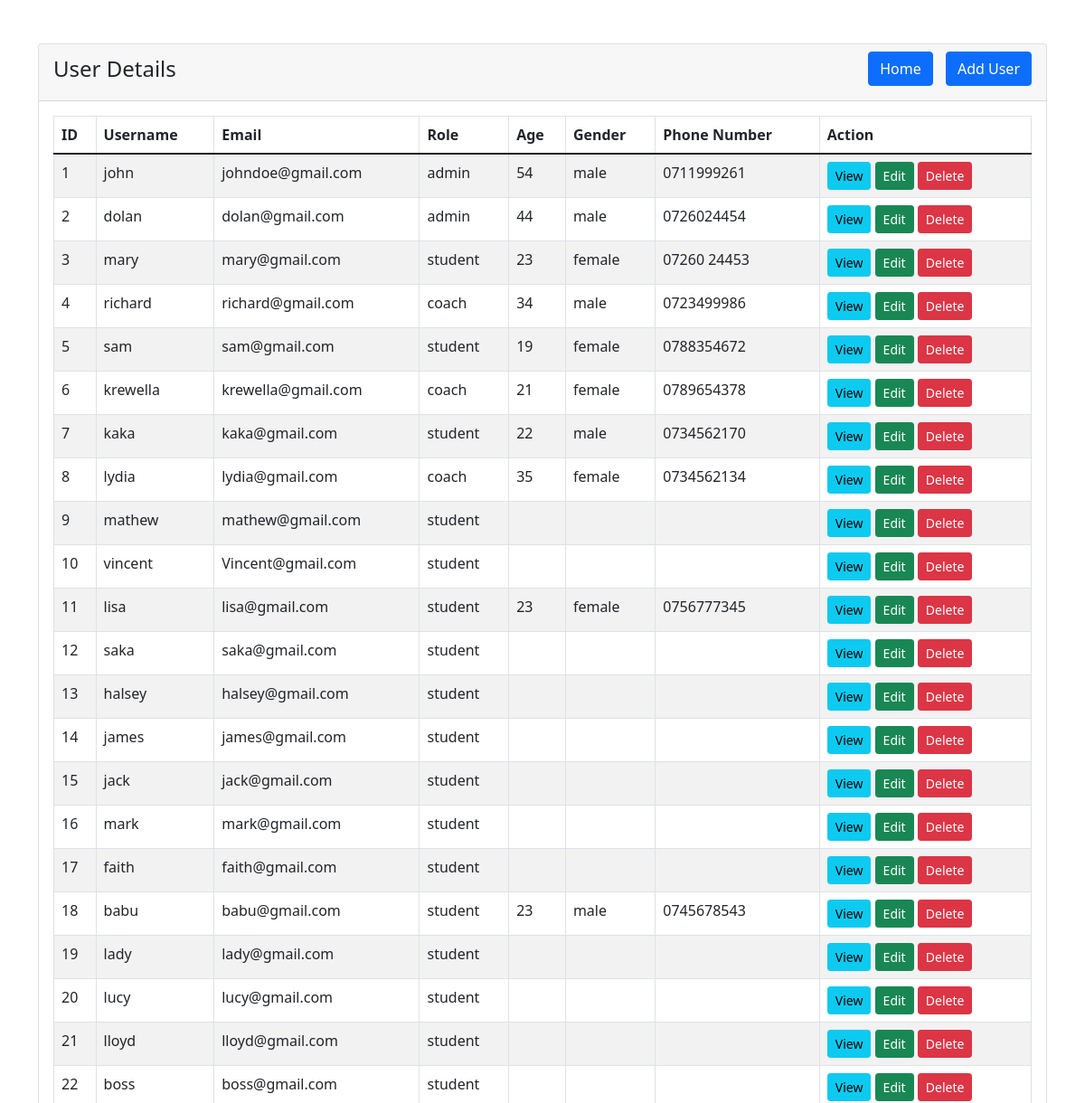
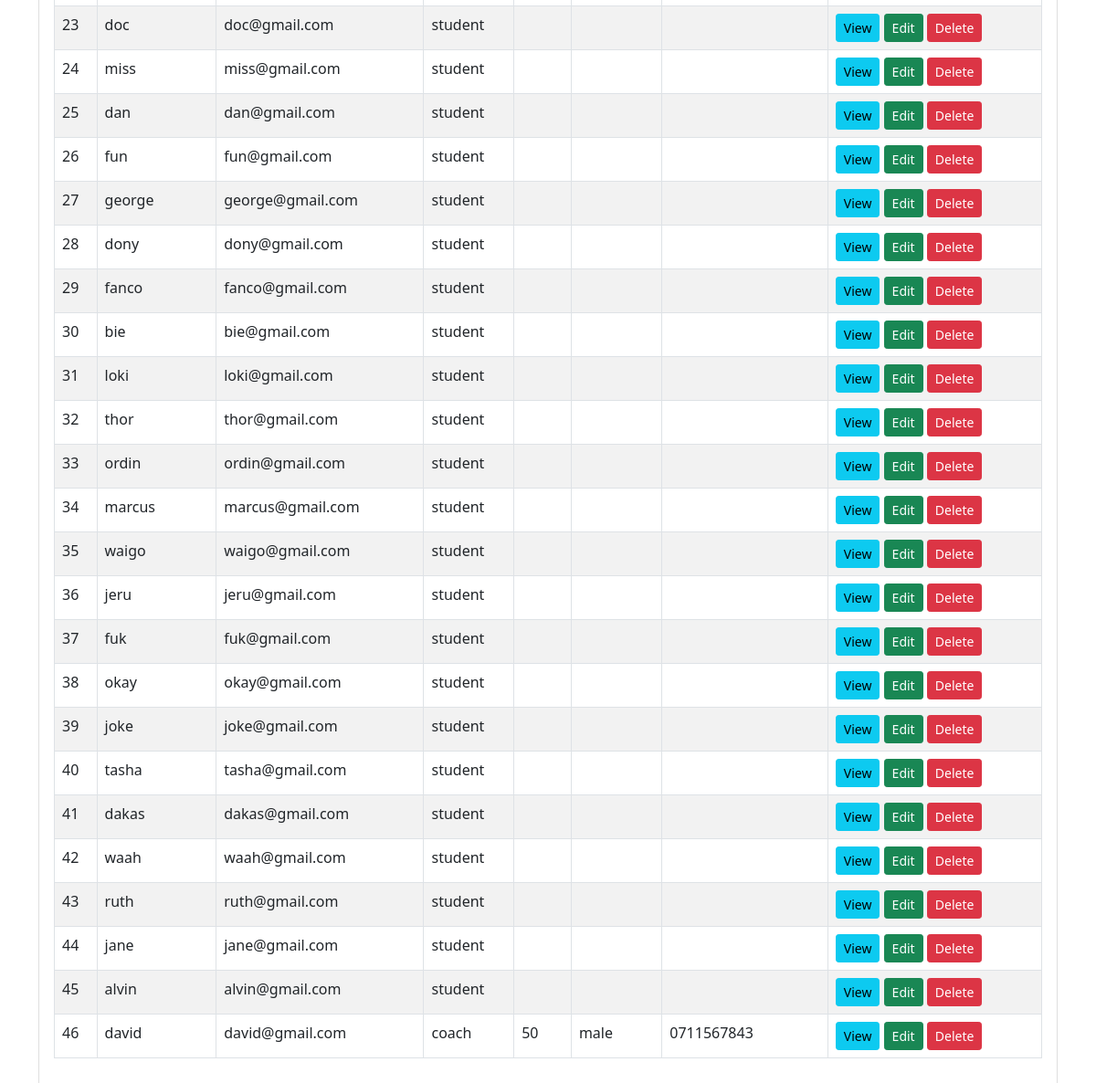
/admin/user_details.php, run on an earlier commit of the app's database (2 pictures, top to bottom).
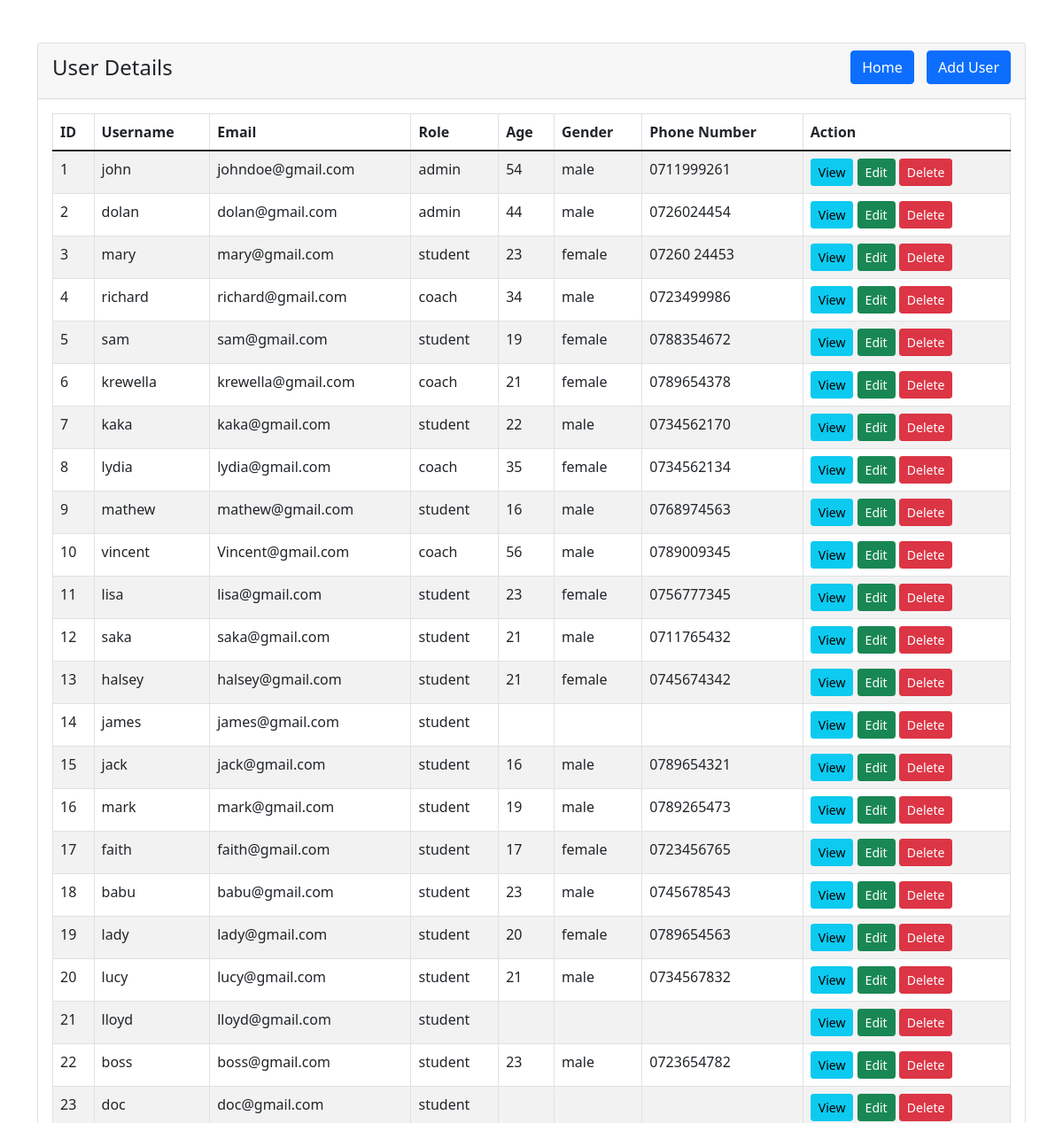
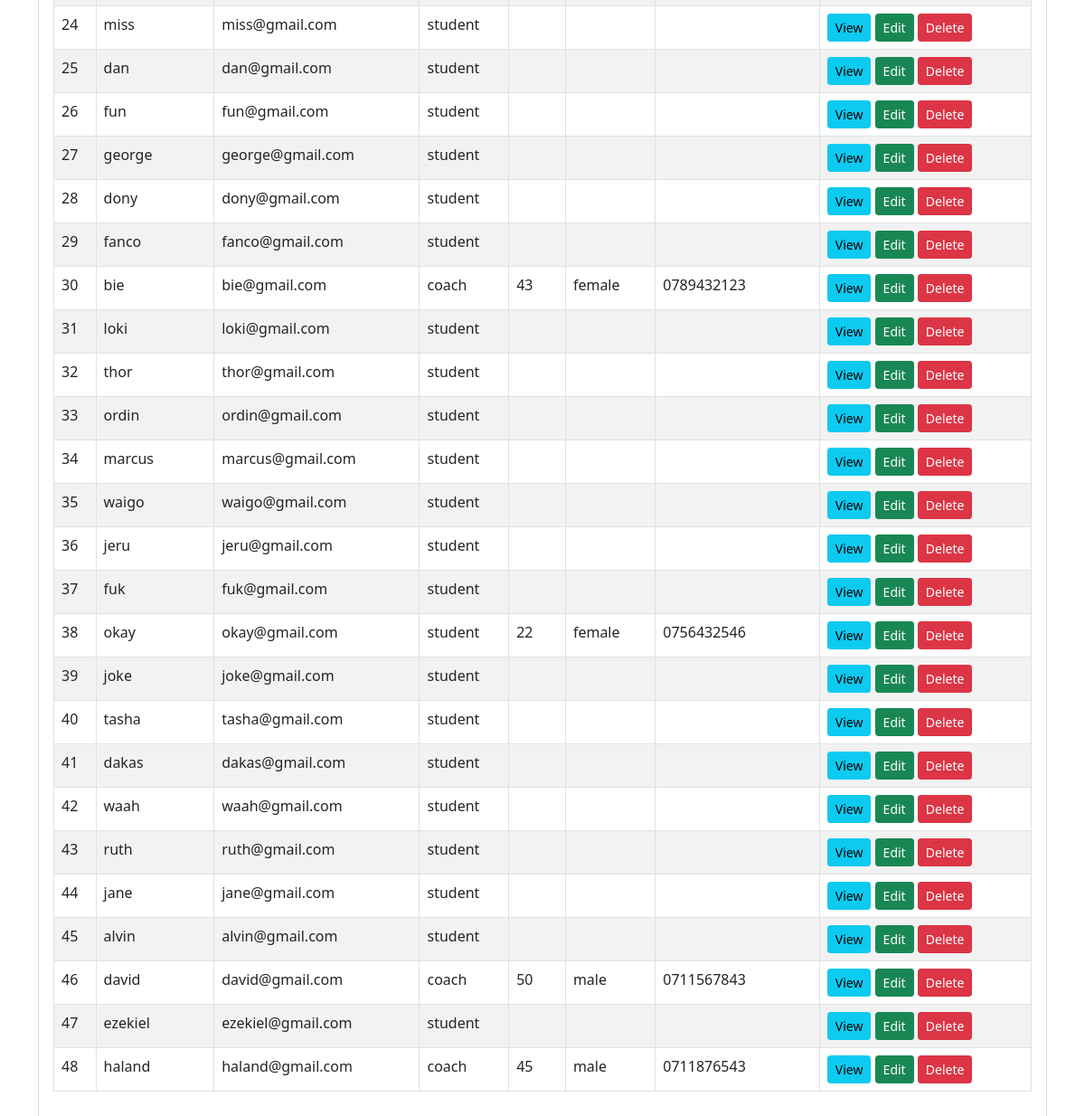
And on a later commit of the database (2 pictures, top to bottom).
### tables this page shows
CREATE TABLE `users` (
  `id` int(11) NOT NULL,
  `username` varchar(30) NOT NULL,
  `pwd` varchar(255) NOT NULL,
  `email` varchar(100) NOT NULL,
  `created_at` datetime NOT NULL DEFAULT curtime(),
  `role` varchar(50) NOT NULL DEFAULT 'student',
  `age` int(11) DEFAULT NULL,
  `gender` varchar(10) DEFAULT NULL,
  `phone_number` varchar(20) DEFAULT NULL
);

### admin/user_details.php (the view, shortened to what this page needs)
<?php
require '../includes/dbh.inc.php';
?>
<!doctype html>
<html lang="en">
<head>
    <link href="https://cdn.jsdelivr.net/npm/bootstrap@5.1.3/dist/css/bootstrap.min.css" rel="stylesheet">
</head>
<body>
<div class="container mt-5">
    <div class="row">
        <div class="col-md-12">
            <div class="card">
                <div class="card-header">
                <h4 class="d-flex justify-content-between align-items-center">
                <span>User Details</span>
            <div>
                <a href="dashboard.php" class="btn btn-primary me-2">Home</a>
                <a href="user_create.php" class="btn btn-primary">Add User</a>
        </div>
</h4>
                </div>
                <div class="card-body table-responsive">
                    <table class="table table-bordered table-striped">
                        <thead>
                        <tr>
                            <th>ID</th>
                            <th>Username</th>
                            <th>Email</th>
                            <th>Role</th>
                            <th>Age</th>
                            <th>Gender</th>
                            <th>Phone Number</th>
                            <th>Action</th>
                        </tr>
                        </thead>
                        <tbody>
                        <?php
                        $query = "SELECT * FROM users";
                        $query_run = mysqli_query($con, $query);
                        if (mysqli_num_rows($query_run) > 0) {
                            foreach ($query_run as $user) {
                                ?>
                                <tr>
                                    <td><?= $user['id']; ?></td>
                                    <td><?= $user['username']; ?></td>
                                    <td><?= $user['email']; ?></td>
                                    <td><?= $user['role']; ?></td>
                                    <td><?= $user['age']; ?></td>
                                    <td><?= $user['gender']; ?></td>
                                    <td><?= $user['phone_number']; ?></td>
                                    <td>
                                        <a href="user_view.php?id=<?= $user['id']; ?>" class="btn btn-info btn-sm">View</a>
                                        <a href="user_edit.php?id=<?= $user['id']; ?>" class="btn btn-success btn-sm">Edit</a>
                                        <form action="user_details.php" method="POST" class="d-inline">
                                            <button type="submit" class="btn btn-danger btn-sm">Delete</button>
                                        </form>
                                    </td>
                                </tr>
                                <?php
                            }
                        } else {
                            echo "<h5>No Record Found!</h5>";
                        }
                        ?>
                        </tbody>
                    </table>
                </div>
            </div>
        </div>
    </div>
</div>
</body>
</html>

What changed in the data, as far as the page shows it:
changed users "mathew": age (not shown) → "16"; gender (not shown) → "male"; phone_number (not shown) → "0768974563"
changed users "vincent": role "student" → "coach"; age (not shown) → "56"; gender (not shown) → "male"; phone_number (not shown) → "0789009345"
changed users "saka": age (not shown) → "21"; gender (not shown) → "male"; phone_number (not shown) → "0711765432"
changed users "halsey": age (not shown) → "21"; gender (not shown) → "female"; phone_number (not shown) → "0745674342"
changed users "jack": age (not shown) → "16"; gender (not shown) → "male"; phone_number (not shown) → "0789654321"
changed users "mark": age (not shown) → "19"; gender (not shown) → "male"; phone_number (not shown) → "0789265473"
changed users "faith": age (not shown) → "17"; gender (not shown) → "female"; phone_number (not shown) → "0723456765"
changed users "lady": age (not shown) → "20"; gender (not shown) → "female"; phone_number (not shown) → "0789654563"
changed users "lucy": age (not shown) → "21"; gender (not shown) → "male"; phone_number (not shown) → "0734567832"
changed users "boss": age (not shown) → "23"; gender (not shown) → "male"; phone_number (not shown) → "0723654782"
changed users "bie": role "student" → "coach"; age (not shown) → "43"; gender (not shown) → "female"; phone_number (not shown) → "0789432123"
changed users "okay": age (not shown) → "22"; gender (not shown) → "female"; phone_number (not shown) → "0756432546"
added users: id "47", username "ezekiel", email "ezekiel@gmail.com", role "student"
added users: id "48", username "haland", email "haland@gmail.com", role "coach", age "45", gender "male", phone_number "0711876543"
